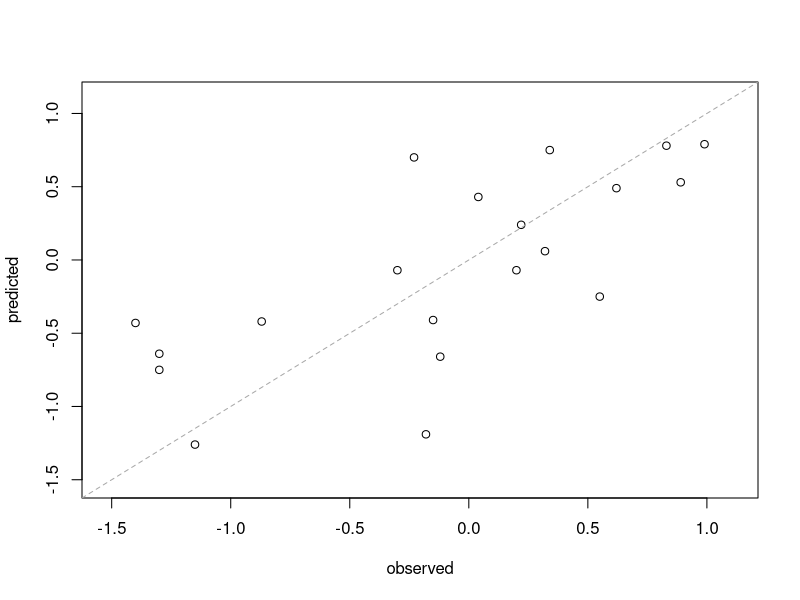
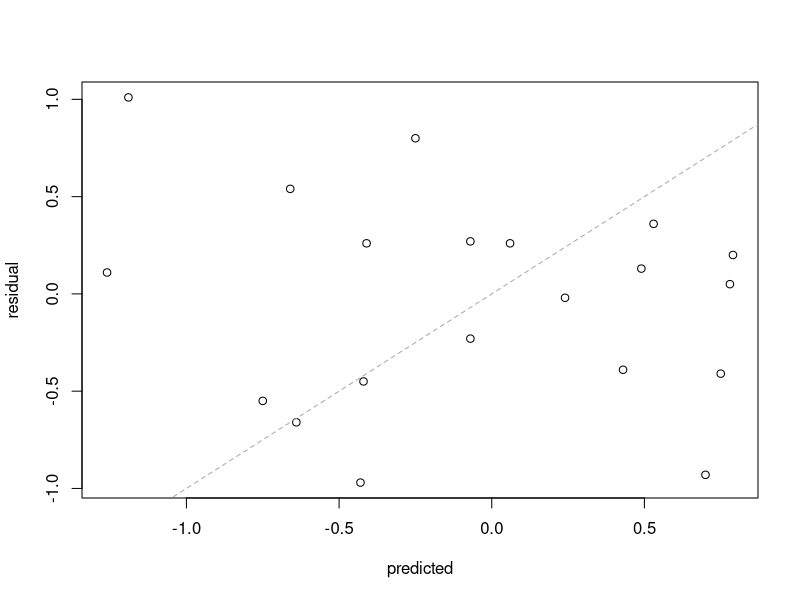

The R script that drew these images, in order:
## ---- chunk 1
observed <- c(.22, .83, -.12, .89, -.23, -1.3, -.15, -1.4, .62, .99, -.18, .32, .34, -.30, .04, -.87, .55, -1.3, -1.15, .2)

predicted <- c(.24, .78, -.66, .53, .7, -.75, -.41, -.43, .49, .79, -1.19, .06, .75, -.07, .43, -.42, -.25, -.64, -1.26, -.07)

residualValues <- observed - predicted
summary(residualValues)
## ---- chunk 2
axisRange <- extendrange(c(observed, predicted))
plot(observed, predicted,
     ylim = axisRange,
     xlim = axisRange)

#Add 45 degrees reference line
abline(0, 1, col = "darkgrey", lty = 2)

#Predicted values versus residuals
plot(predicted, residualValues, ylab = "residual")
abline(0, 1, col = "darkgrey", lty = 2)
## ---- chunk 3
library(caret)
R2(predicted, observed)
RMSE(predicted, observed)
## ---- chunk 4
# Simple correlation
cor(predicted, observed)
cor(predicted, observed)^2

# Rank correlation
cor(predicted, observed, method = 'spearman')
